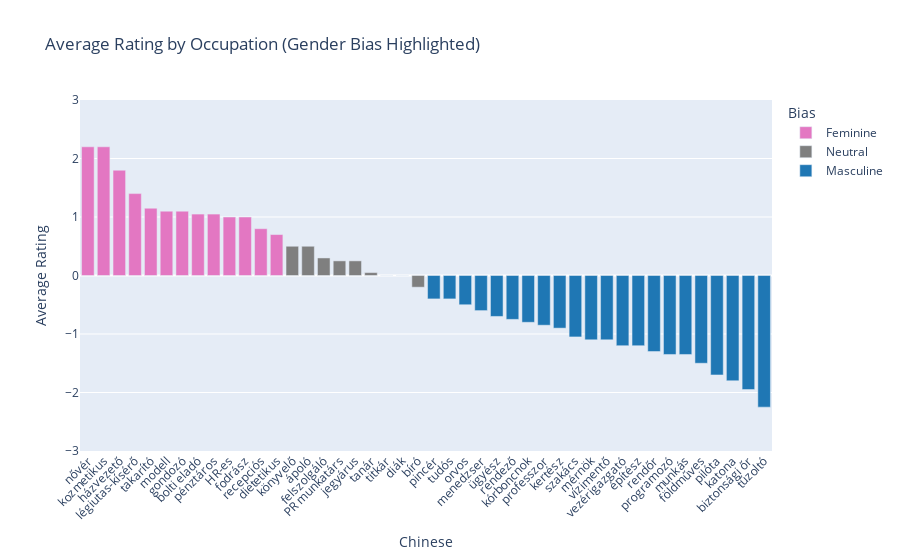

Write notebook code for a chart like this one.
### Markdown cell above
### Plot

### Code cell
# Plot the Hungarian data

# Add a color column based on rating sign: feminine (rating > 0), masculine (rating < 0), neutral (rating == 0)
df_hu['bias'] = df_hu['hu_mean'].apply(
    lambda x: 'Feminine' if x > mean_max else ('Masculine' if x < mean_min else 'Neutral')
)

color_map = {
    'Feminine': '#e377c2',   # pinkish
    'Masculine': '#1f77b4',  # blue
    'Neutral': '#7f7f7f'     # gray
}

fig = px.bar(
    df_hu,
    x='hu',
    y='hu_mean',
    color='bias',
    color_discrete_map = color_map,
    title='Average Rating by Occupation (Gender Bias Highlighted)',
    labels={'hu': 'Chinese', 'en': 'English', 'bias': 'Bias', 'hu_mean': 'Rating',},
    hover_data=['zh', 'en', 'hu_mean']
)
fig.update_layout(
    xaxis_tickangle=-45,
    yaxis=dict(
        range=[-3, 3],
        tickvals=[-3, -2, -1, 0, 1, 2, 3],
        title='Average Rating'
    )
)
fig.show()

# Save this as a html file
fig.write_html('occupations_hu.html')

### Figure 1 — Plotly figure (JSON) as saved in the notebook; plotly's stock layout.template omitted (floating-point values rounded to 4 significant figures)
{"data": [{"customdata": [["护士", "nurse"], ["美容师", "beautician"], ["家政员", "housekeeper"], ["乘务员", "flight attendant"], ["保洁", "cleaner"], ["模特", "model"], ["护工", "caretaker"], ["导购员", "shop assistant"], ["收银员", "cashier"], ["人力資源", "HR specialist"], ["理发师", "hairdresser"], ["前台", "receptionist"], ["营养师", "dietitian"]], "hovertemplate": "Bias=Feminine<br>Chinese=%{x}<br>Rating=%{y}<br>zh=%{customdata[0]}<br>English=%{customdata[1]}<extra></extra>", "legendgroup": "Feminine", "marker": {"color": "#e377c2", "pattern": {"shape": ""}}, "name": "Feminine", "orientation": "v", "showlegend": true, "textposition": "auto", "type": "bar", "x": ["nővér", "kozmetikus", "házvezető", "légiutas-kísérő", "takarító", "modell", "gondozó", "bolti eladó", "pénztáros", "HR-es", "fodrász", "recepciós", "dietetikus"], "xaxis": "x", "y": [2.2, 2.2, 1.8, 1.4, 1.15, 1.1, 1.1, 1.05, 1.05, 1.0, 1.0, 0.8, 0.7], "yaxis": "y"}, {"customdata": [["会计", "accountant"], ["护士 (男)", "(male) nurse"], ["服务员*", "waiter*"], ["公关", "PR specialist"], ["售票员", "ticketseller"], ["教师", "teacher"], ["秘书", "secretary"], ["學生", "student"], ["法官", "judge"]], "hovertemplate": "Bias=Neutral<br>Chinese=%{x}<br>Rating=%{y}<br>zh=%{customdata[0]}<br>English=%{customdata[1]}<extra></extra>", "legendgroup": "Neutral", "marker": {"color": "#7f7f7f", "pattern": {"shape": ""}}, "name": "Neutral", "orientation": "v", "showlegend": true, "textposition": "auto", "type": "bar", "x": ["könyvelő", "ápoló", "felszolgáló", "PR munkatárs", "jegyárus", "tanár", "titkár", "diák", "bíró"], "xaxis": "x", "y": [0.5, 0.5, 0.3, 0.25, 0.25, 0.05, 0.0, 0.0, -0.2], "yaxis": "y"}, {"customdata": [["服务员", "waiter"], ["科学家", "scientist"], ["医生", "doctor"], ["高管", "manager"], ["检察官", "prosecutor"], ["导演", "director"], ["法医", "pathologist"], ["教授", "professor"], ["園丁", "gardener"], ["厨师", "chef"], ["工程师", "engineer"], ["救生员", "lifeguard"], ["董事长", "CEO"], ["建筑师", "architect"], ["警察", "police officer"], ["程序员", "programmer"], ["工人", "worker"], ["農民", "farmer"], ["機長", "pilot"], ["军人", "soldier"], ["保安", "security guard"], ["消防员", "firefighter"]], "hovertemplate": "Bias=Masculine<br>Chinese=%{x}<br>Rating=%{y}<br>zh=%{customdata[0]}<br>English=%{customdata[1]}<extra></extra>", "legendgroup": "Masculine", "marker": {"color": "#1f77b4", "pattern": {"shape": ""}}, "name": "Masculine", "orientation": "v", "showlegend": true, "textposition": "auto", "type": "bar", "x": ["pincér", "tudós", "orvos", "menedzser", "ügyész", "rendező", "kórboncnok", "professzor", "kertész", "szakács", "mérnök", "vízimentő", "vezérigazgató", "építész", "rendőr", "programozó", "munkás", "földműves", "pilóta", "katona", "biztonsági őr", "tűzoltó"], "xaxis": "x", "y": [-0.4, -0.4, -0.5, -0.6, -0.7, -0.75, -0.8, -0.85, -0.9, -1.05, -1.1, -1.1, -1.2, -1.2, -1.3, -1.35, -1.35, -1.5, -1.7, -1.8, -1.95, -2.25], "yaxis": "y"}], "layout": {"barmode": "relative", "legend": {"title": {"text": "Bias"}, "tracegroupgap": 0}, "title": {"text": "Average Rating by Occupation (Gender Bias Highlighted)"}, "xaxis": {"anchor": "y", "domain": [0, 1], "tickangle": -45, "title": {"text": "Chinese"}}, "yaxis": {"anchor": "x", "domain": [0, 1], "range": [-3, 3], "tickvals": [-3, -2, -1, 0, 1, 2, 3], "title": {"text": "Average Rating"}}}}
